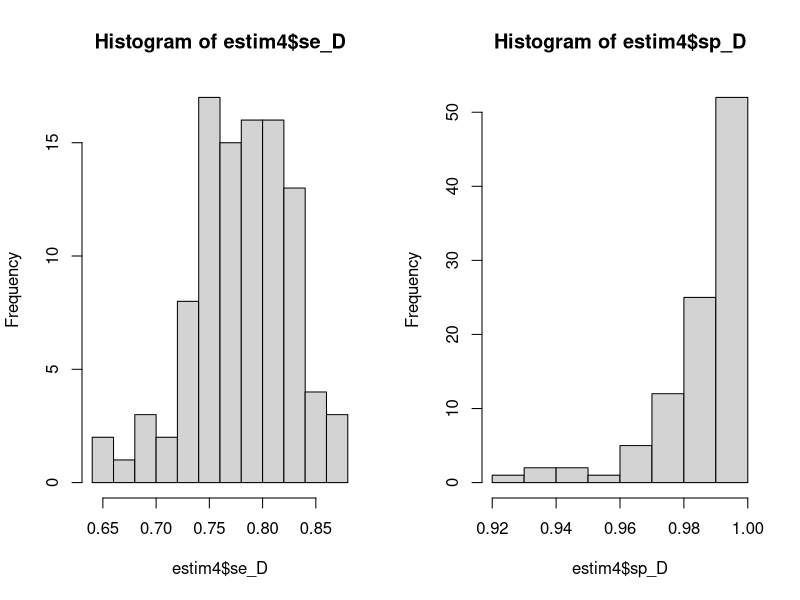
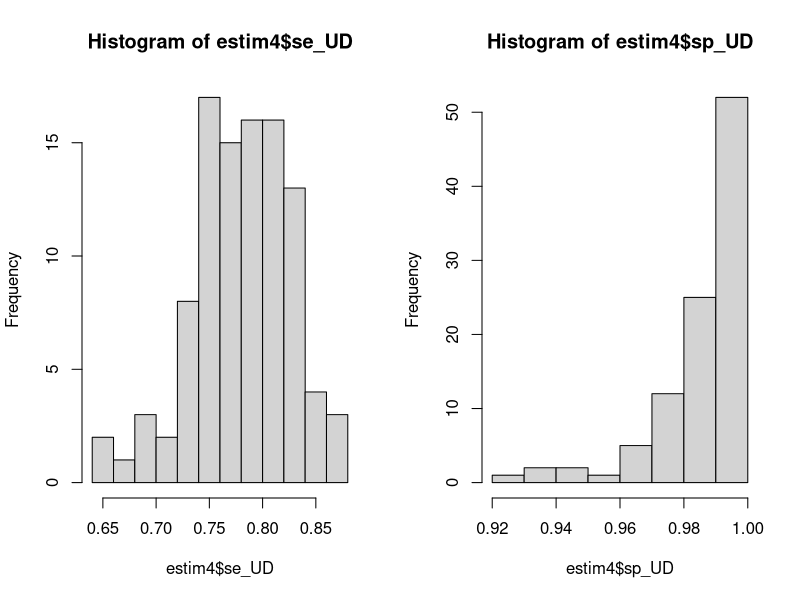

Generate these figures, in order, with R:
###### R CODE FOR RECORD LEVEL BIAS ANALYSIS: EXPOSURE MISCLASSIFICATION #############
# Created by: 		Ruby Barnard-Mayers
# Date created: 	Jan 12, 2022
# Purpose: 			Simple R code for individual record level PBA for exposure misclassification
#########################################################################################

library(purrr)
library(dplyr)
j = 100  # number of iterations to run "observed" data through
k = j     # number of iterations to run misclassification process (always same as j)

# Data information ----
# IF YOU HAVE INDIVIDUAL LEVEL DATA ALREADY, uncomment the lines below and skip lines 15-27
# data <- read.csv(file.choose) # upload as csv
# data <- rename(data, e_obs = exposure, d = outcome)  # rename exposure and outcome columns to e_obs and d
# misc <- rep(cbind(data),j)

# if you need to simulate record level data from a 2x2 table

a = 215  # corresponds to the a cell in a 2x2 contingency table
b = 1449  # corresponds to the b cell in a 2x2 contingency table
c = 668  # corresponds to the c cell in a 2x2 contingency table
d= 4296  # corresponds to the d cell in a 2x2 contingency table
n = sum(a,b,c,d)  # total number of people in dataset

# Create your simulated data frame (one row per observations per iteration = j*n rows)
misc <- data.frame(Obs = rep(1:j, n), iteration=rep(1:j, each=n), c = rep(as.numeric(rbernoulli(1)), n*j), e_obs = rep(c(rep(1,a+c), rep(0,b+d)),j),
                        d = rep(c(rep(1, a), rep(0, c), rep(1, b), rep(0,d)),j))

# Freq counts that mirror 2x2 table (1 record per combination of e and d)
test <- as.data.frame(table(misc[misc$iteration == 1,]$d, misc[misc$iteration == 1,]$e_obs))
test <- rename(test, d = Var1)
test <- rename(test, e_obs = Var2)

# 1 dataset with all four combinations (1 row, 4 columns)
test2 <- data.frame(ed_o = test[test$d == 1 & test$e_obs == 1,]$Freq,
                    eud_o = test[test$d == 0 & test$e_obs == 1,]$Freq,
                    ued_o = test[test$d == 1 & test$e_obs == 0,]$Freq,
                    ueud_o = test[test$d == 0 & test$e_obs == 0,]$Freq)

# Calculate se and sp, and expected truths for each iteration of data


test3 <- data.frame(iteration = 1:k, ed_o = rep(test2$ed_o, k), eud_o = rep(test2$eud_o, k), ued_o = rep(test2$ued_o, k), ueud_o = rep(test2$ueud_o, k))

# Correlated data ----
# This is for differential
# For non-differential, run test3$se_UD <- test3$se_D and test3$sp_UD <- test3$sp_D 
# Sensitivity
# test3$rho <- 0.8  # Correlation coefficient
# test3$Z1 <- rnorm(1)
# test3$U1 <- pnorm(test3$Z1)
# test3$Z2 <- rnorm(1)
# test3$U2 <- pnorm(test3$Z2)
# test3$se_D <- pbeta(test3$U1, 50.6, 14.3)  # beta distribution (centered on 50.6/(50.6+14.3))
# test3$se_UD <- pbeta(test3$U2, 50.6, 14.3)  # beta distribution (centered on 50.6/(50.6+14.3)) 

# Specificity
# test3$Z3 <- rnorm(1)
# test3$U3 <- pnorm(test3$Z3)
# test3$Z4 <- rnorm(1)
# test3$U4 <- pnorm(test3$Z4)
# test3$sp_D <- pbeta(test3$U3, 70, 1)  # beta distribution  (centered on 70/(70+1)) 
# test3$sp_UD <- pbeta(test3$U4, 70, 1)  # beta distribution (centered on 70/(70+1)) 
# ----

# This is for non-differential non-correlated. For differential, change lines 70 and 71 
# These data would come from a valdiation dataset 
test3$se_D <- rbeta(k, 50.6,14.3) #  (centered on 0.8/(0.8+0.1))
test3$sp_D <- rbeta(k, 70,1) #  (centered on 32/(32+8)) 

test3$se_UD <- test3$se_D
test3$sp_UD <- test3$sp_D
# test3$se_UD <- rbeta(k, 95,5)
# test3$sp_UD <- rbeta(k, 90,10)

# Calculate expected "truth" based on se and sp
test3$ed_t <- (test3$ed_o-(1-test3$sp_D)*(test3$ed_o+test3$ued_o))/(test3$se_D-(1-test3$sp_D))
test3$ued_t <-(test3$ed_o+test3$ued_o)-test3$ed_t
test3$eud_t <-(test3$eud_o-(1-test3$sp_UD)*(test3$eud_o+test3$ueud_o))/(test3$se_UD-(1-test3$sp_UD))
test3$ueud_t <-(test3$eud_o+test3$ueud_o)-test3$eud_t

#expected misclassification adjusted
test3$syst_exp_adj <- (test3$ed_t /test3$eud_t) / (test3$ued_t /test3$ueud_t)

# sample prevalence
test3$prev_e_d <- ifelse(test3$ed_t <= 0 | test3$eud_t <= 0 | test3$ued_t <= 0 | test3$ueud_t <= 0, NA,
                         rbeta(k, test3$ed_t, test3$eud_t))
test3$prev_e_ud <- ifelse(test3$ed_t <= 0 | test3$eud_t <= 0 | test3$ued_t <= 0 | test3$ueud_t <= 0, NA,
                         rbeta(k, test3$eud_t, test3$ueud_t))

# Calculate PPV and NPV
# want to make negative values NA for PPV and NPV
test3$PPV_d <- ifelse(test3$ed_t <= 0 | test3$eud_t <= 0 | test3$ued_t <= 0 | test3$ueud_t <= 0, NA,
                      (test3$se_D* test3$prev_e_d)/((test3$se_D* test3$prev_e_d)+((1-test3$sp_D)*(1-test3$prev_e_d))))
test3$NPV_d <-  ifelse(test3$ed_t <= 0 | test3$eud_t <= 0 | test3$ued_t <= 0 | test3$ueud_t <= 0, NA,
                       (test3$sp_D * (1-test3$prev_e_d))/(((1-test3$se_D) * test3$prev_e_d)+(test3$sp_D*(1-test3$prev_e_d))))
test3$PPV_ud <- ifelse(test3$ed_t <= 0 | test3$eud_t <= 0 | test3$ued_t <= 0 | test3$ueud_t <= 0, NA,
                                       (test3$se_UD * test3$prev_e_ud)/((test3$se_UD* test3$prev_e_ud)+((1-test3$sp_UD)*(1-test3$prev_e_ud))))
test3$NPV_ud <- ifelse(test3$ed_t <= 0 | test3$eud_t <= 0 | test3$ued_t <= 0 | test3$ueud_t <= 0, NA,
                       (test3$sp_UD * (1-test3$prev_e_ud))/(((1-test3$se_UD) * test3$prev_e_ud)+(test3$sp_UD*(1-test3$prev_e_ud)))) 

# Create new dataset without "true" cells 
misc2 <- merge(select(test3, -c(ed_t, ued_t, eud_t, ueud_t)), misc, by="iteration")

# Calculate expected cells based off PPV and NPV
misc2$e_exp_t <- ifelse(misc2$e_obs == 1 & misc2$d == 1, rbernoulli(misc2$PPV_d, p=misc2$PPV_d), 
                        ifelse(misc2$e_obs == 0 & misc2$d == 1, rbernoulli(1-misc2$NPV_d,p=1-misc2$NPV_d), 
                              ifelse(misc2$e_obs == 1 & misc2$d == 0, rbernoulli(misc2$PPV_ud, p=misc2$PPV_ud), 
                                      ifelse(misc2$e_obs == 0 & misc2$d == 0, rbernoulli(1-misc2$NPV_ud,p=1-misc2$NPV_ud), 0))))

# Obtain RR estimate of crude analysis
output_obs <- glm(d~e_obs, data=misc2[misc2$iteration ==1,], family=binomial(link='logit')) # Just do this for iteration 1
# Save the output
estim1 <- data.frame(Parameter="e_exp_t", e_conv = output_obs$coefficients[2],
                          conv_syst = summary(output_obs)$coefficients[2,2])

# Obtain RR estimates for each iteration
e_syst_c <- c()
stderr_syst_c <- c()
for(i in 1:k){
  output_exp <- glm(d~e_exp_t, data=misc2[misc2$iteration == i,], family=binomial(link='logit')) # Do this for every iteration
  e_syst_c <- c(e_syst_c, summary(output_exp)$coefficients[2,1])
  stderr_syst_c <- c(stderr_syst_c, summary(output_exp)$coefficients[2,2])
  # print(i)  # Optional if you want to track how many iterations have been completed
} 

# Save the output
estim2<- data.frame(iteration = 1:k, Parameter = rep("e_exp_t", k), e_syst = e_syst_c, 
                          stderr_syst= stderr_syst_c)

# Dataset with only se, sp, and syst_exp_adj 
estim3 <- distinct(select(misc2[misc2$Obs == 1, ], c(iteration, syst_exp_adj, se_D, sp_D, se_UD, sp_UD)))
estim3$Parameter <- rep("e_exp_t", nrow(estim3))

# merge all data together to get information for each iteration
estim_4 <- merge(estim1, estim2, by="Parameter")
estim4 <- merge(estim_4, estim3, by="iteration")

# Calculate OR intervals for random, systematic, and total error 
estim4$or_rand <- exp(estim4$e_conv - estim4$conv_syst*rnorm(1))
estim4$or_syst <- estim4$syst_exp_adj
estim4$or_tot <- exp(estim4$e_syst - rnorm(1)*estim4$stderr_syst)

# Create a neat output dataset with median as well as 2.5th and 75th percentiles 
output_data <- data.frame(Analysis = c("Random Error", "Systematic Error", "Total Error"), 
                          Estimate = c(quantile(estim4$or_rand, 0.5, na.rm = TRUE),
                                       quantile(estim4$or_syst, 0.5, na.rm = TRUE),
                                       quantile(estim4$or_tot, 0.5, na.rm = TRUE)),
                          Percentile_lower = c(quantile(estim4$or_rand, 0.025, na.rm = TRUE),
                                               quantile(estim4$or_syst, 0.025, na.rm = TRUE),
                                               quantile(estim4$or_tot, 0.025, na.rm = TRUE)),
                          Percentile_Upper = c(quantile(estim4$or_rand, 0.975, na.rm = TRUE),
                                               quantile(estim4$or_syst, 0.975, na.rm = TRUE),
                                               quantile(estim4$or_tot, 0.975, na.rm = TRUE)))

output_data$Width <- output_data$Percentile_Upper/output_data$Percentile_lower
output_data
# View Output
summary(estim4$se_D)
summary(estim4$sp_D)
summary(estim4$sp_D)
par(mfrow=c(1,2))
hist(estim4$se_D)
hist(estim4$sp_D)
hist(estim4$se_UD)
hist(estim4$sp_UD)
par(mfrow=c(1,1))
output_data
